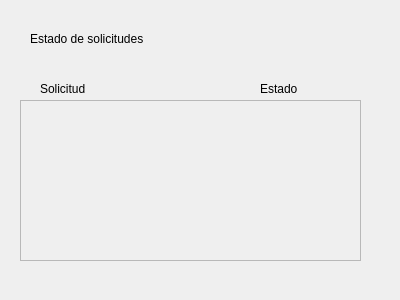
<?xml version="1.0" encoding="UTF-8"?>
<ui version="4.0">
 <class>consult_requests</class>
 <widget class="QDialog" name="consult_requests">
  <property name="geometry">
   <rect>
    <x>0</x>
    <y>0</y>
    <width>400</width>
    <height>300</height>
   </rect>
  </property>
  <property name="windowTitle">
   <string>Dialog</string>
  </property>
  <widget class="QLabel" name="label">
   <property name="geometry">
    <rect>
     <x>30</x>
     <y>30</y>
     <width>211</width>
     <height>17</height>
    </rect>
   </property>
   <property name="text">
    <string>Estado de solicitudes</string>
   </property>
  </widget>
  <widget class="QScrollArea" name="scrollArea">
   <property name="geometry">
    <rect>
     <x>20</x>
     <y>100</y>
     <width>341</width>
     <height>161</height>
    </rect>
   </property>
   <property name="widgetResizable">
    <bool>true</bool>
   </property>
   <widget class="QWidget" name="scrollAreaWidgetContents">
    <property name="geometry">
     <rect>
      <x>0</x>
      <y>0</y>
      <width>339</width>
      <height>159</height>
     </rect>
    </property>
   </widget>
  </widget>
  <widget class="QLabel" name="label_2">
   <property name="geometry">
    <rect>
     <x>40</x>
     <y>80</y>
     <width>67</width>
     <height>17</height>
    </rect>
   </property>
   <property name="text">
    <string>Solicitud</string>
   </property>
  </widget>
  <widget class="QLabel" name="label_3">
   <property name="geometry">
    <rect>
     <x>260</x>
     <y>80</y>
     <width>67</width>
     <height>17</height>
    </rect>
   </property>
   <property name="text">
    <string>Estado</string>
   </property>
  </widget>
 </widget>
 <resources/>
 <connections/>
</ui>
